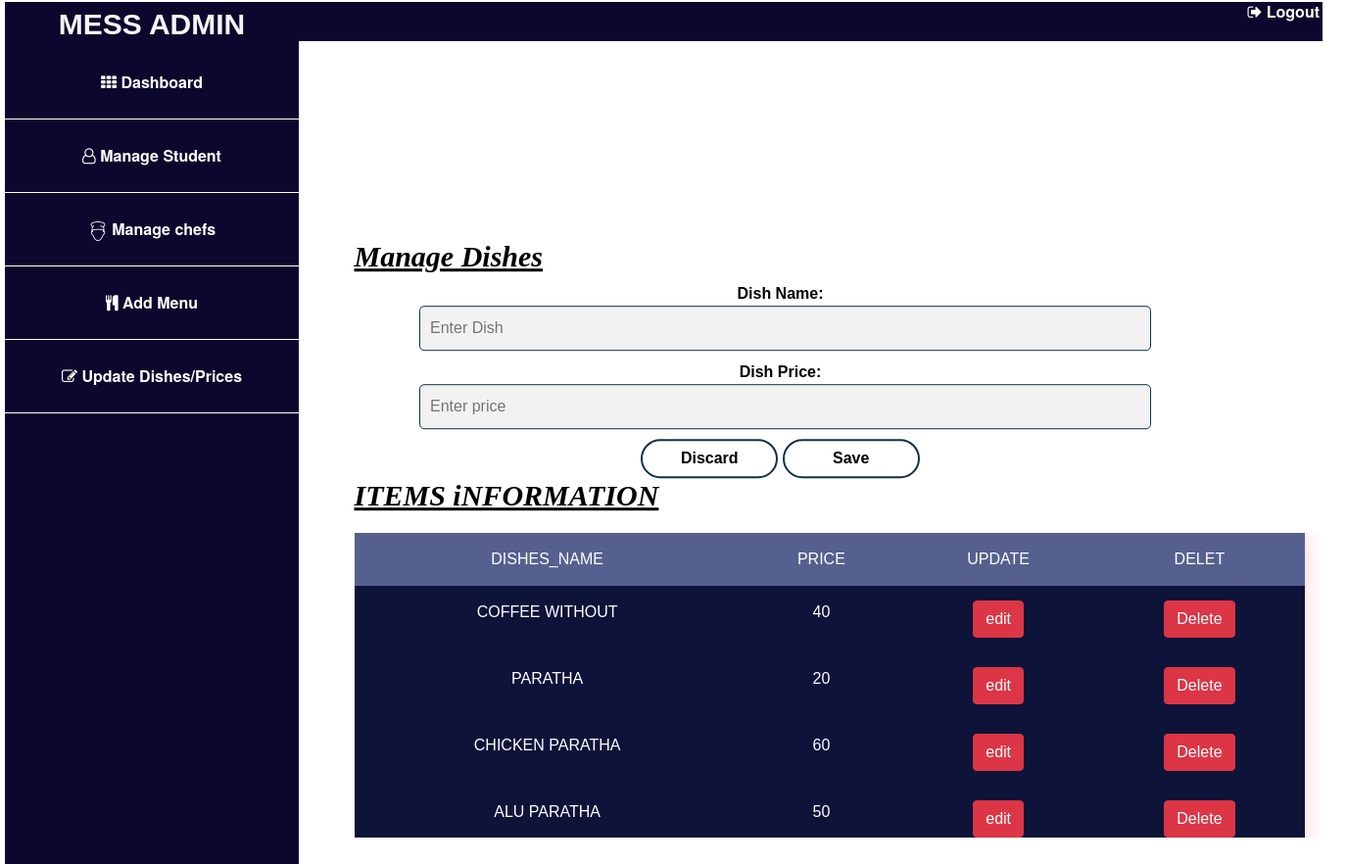
Page /fAdmin_page/dish.php (signed in) on the committed database.
### tables this page shows
CREATE TABLE IF NOT EXISTS `mainmenu` (
  `DID` varchar(3) NOT NULL,
  `DISHES` varchar(15) NOT NULL,
  `PRICE` int(5) NOT NULL,
  `QUANTITY` int(4) NOT NULL
);

### fAdmin_page/dish.php (the view, shortened to what this page needs)
 <!DOCTYPE html>
<html>
<head>
<link rel="stylesheet" href="https://stackpath.bootstrapcdn.com/bootstrap/4.3.1/css/bootstrap.min.css"/>
    <link rel="stylesheet" href="text.css">
    <link rel="stylesheet" href="reset.css">
    <link rel="stylesheet" href="960_12_col.css">
    <link rel="stylesheet" href="stylesheet.css">
</head>
<body>
    <div class="container_12">
        <div class="grid_4" style="height: 990px;">
            <p><strong>MESS <strong>ADMIN</strong></p>
            <ul>
                <li>
                    <a href="index.php"><i class="fa fa-th" aria-hidden="true"></i> Dashboard</a></li>
                <li><a href="managestd.php" target=""><i class="fa fa-user-o" aria-hidden="true"></i> Manage Student</a></li>
                <li><a href="managechef.php"><img src="chef2.png"> Manage chefs</a></li>
                <li><a href="menu.php"><i class="fa fa-cutlery" aria-hidden="true"></i> Add Menu</a></li>
                <li><a href="dish.php"><i class="fa fa-pencil-square-o" aria-hidden="true"></i> Update Dishes/Prices</a></li>
            </ul>
        </div>
        <div class="grid_12">
            <h1><a href="logout.php"><i class="fa fa-sign-out" aria-hidden="true"></i> Logout</a></h1>
        </div>
        <div class="container">
<body>
<form action="edit2.php">
<div class="container">
    <div class="extra">
    <div class="h1">
  <h1 style="text-align: left; font-size: 30px; text-decoration: underline; color: black;"><strong><i>Manage Dishes</i></strong></h1>
</div>
<div class="textarea2">
<div class="dishname">
<label>Dish Name:  </label>
<input type="text" name="dishname" placeholder="Enter Dish" style="border" value="<?php echo $rows["DISHES"] ?>">
<br>
</div>
<div class="price">
<label>Dish Price:</label>
<input type="text" name="price" placeholder="Enter price" value="<?php echo $rows["PRICE"] ?>">
<br>
</div>
 <div class="submit">
<input type="submit" name="discard-btn" value="Discard">
<a href="edit2.php?ID=<?php echo $rows["DID"] ?>">
<input type="submit" name="save-btn" value="Save">
</div>
</div>
</form>
<h2 style="text-align: left; font-size: 30px; text-decoration: underline; color: black; font-family: Comic Sans MS;"><strong><i>ITEMS iNFORMATION</strong></i></h2>
<div id="scrolltable">
<div class="ok">
<form action="delet2.php" method="POST">
    <table>
        <thead>
            <tr>
                <th>DISHES_NAME</th>
                <th>PRICE</th>
                <th>UPDATE</th>
                <th>DELET</th>
            </tr>
        </thead>
    </div>
        <tbody>
        <?php
            include("dbconnection.php");
            $sql="select * from mainmenu";
            $result=mysqli_query($con,$sql);
    while($rows=mysqli_fetch_array($result)){
echo '<tr>
<td>'.$rows['DISHES'].'</td>
<td>'.$rows['PRICE'].'</td>
<td><a href="dish.php?edit='.$rows['DID'].'" class="btn btn-danger">edit</a></td>
<td><a href="delet2.php?delete='.$rows['DID'].'" class="btn btn-danger">Delete</a></td>
    </tr>';
}
     ?>
        </tbody>
</div>
</div>
        </div>

### fAdmin_page/text.css (style rules this page uses)
body { font:13px/1.5 'Helvetica Neue',Arial,'Liberation Sans',FreeSans,sans-serif }
h1 { font-size:25px }
h2 { font-size:23px }
ul { list-style:disc }
li { margin-left:30px }
p,dl,hr,h1,h2,h3,h4,h5,h6,ol,ul,pre,table,address,fieldset,figure { margin-bottom:20px }

### fAdmin_page/960_12_col.css (style rules this page uses)
body { min-width: 960px; }
.container_12 { margin-left: auto; margin-right: auto; width: 960px; }
.grid_1, .grid_2, .grid_3, .grid_4, .grid_5, .grid_6, .grid_7, .grid_8, .grid_9, .grid_10, .grid_11, .grid_12 { display: inline; float: left; margin-left: 10px; margin-right: 10px; }
.container_12 .grid_4 { width: 300px; }
.container_12 .grid_12 { width: 940px; }
.clearfix:before, .clearfix:after, .container_12:before, .container_12:after { content: '.'; display: block; overflow: hidden; visibility: hidden; font-size: 0; line-height: 0; width: 0; height: 0; }
.clearfix:after, .container_12:after { clear: both; }
.clearfix, .container_12 { zoom: 1; }

### fAdmin_page/stylesheet.css (style rules this page uses)
.container_12 { background: white; width: 1365px; color: whitesmoke; font-weight: bold; text-align: center; margin-top: 2px; }
.container_12 .grid_4 { background: #0C082D; margin: 0px; margin-top: 0px; }
.grid_4 p { font-family: sans-serif; font-size: 30px; }
.grid_4 li a { display: block; padding: 25px 21px; border-bottom: 0.1px solid white; text-align: center; color: white; font-weight: bold; text-decoration: none; }
.container_12 .grid_12 { width: 1048px; height: 40px; margin-top: 0px; margin-left: -3px; background: #0C082D; text-align: right; }
.grid_12 h1 { margin-right: 3px; }
.grid_12 h1 a { color: white; font-weight: bold; text-decoration: none; }

### fAdmin_page/dish.php (style rules this page uses)
.container { margin: 0; font-family: sans-serif; font-weight: 100; background: white; position: absolute; top: 48%; left: 50%; width: 80%; transform: translate(-45%, -38%); }
table { width: 970px; border-collapse: collapse; overflow: hidden; box-shadow: 0 0 20px rgba(255, 0, 0, 0.2); }
th, td { padding: 15px; background-color: rgba(14, 19, 58, 1); color: #fff; text-align: center; }
th { text-align: center; }
.textarea2 input[type=text] { width: 90%; background: #f2f2f2; margin: 0 0 10px; padding: 10px; box-sizing: border-box; border-radius: 5px; margin-left: 10px; border: 1px solid rgba(16, 48, 70, 1); }
.textarea2 label { font-weight: bold; color: black; }
input[type='submit'] { width: 140px; height: 40px; background: transparent; color: black; border: 2px solid rgba(16, 48, 70, 1); border-radius: 20px; font-weight: bold; cursor: pointer; }
.h1 h1 { font-family: Comic Sans MS; font-size: 30px; }
.textarea2 { margin-left: 20px; }
#scrolltable { margin-top: 20px; height: 310px; overflow: auto; width:119%; }

### rows in the picture
mainmenu: DISHES "COFFEE WITHOUT", PRICE "40"
mainmenu: DISHES "PARATHA", PRICE "20"
mainmenu: DISHES "CHICKEN PARATHA", PRICE "60"
mainmenu: DISHES "ALU PARATHA", PRICE "50"
